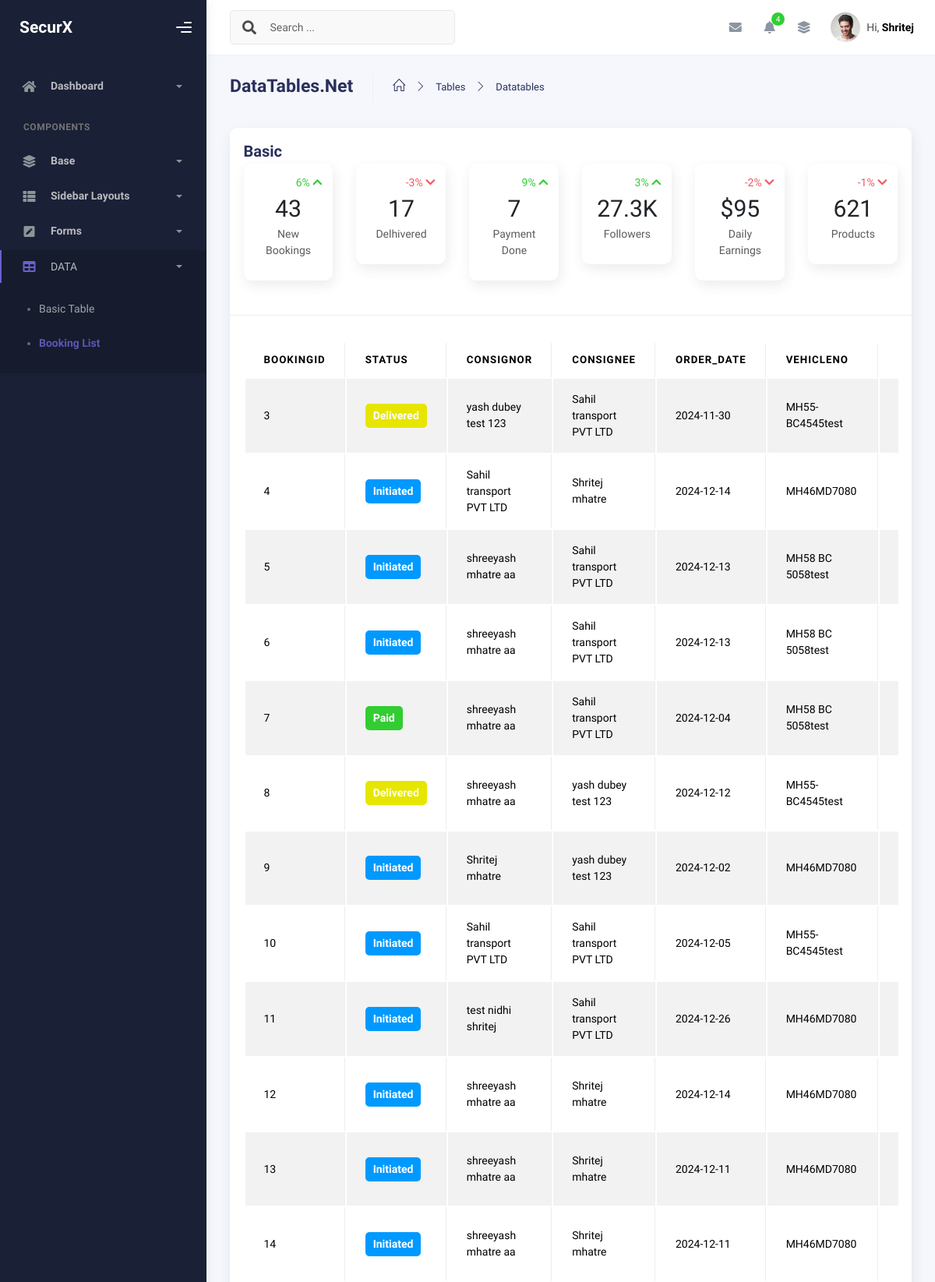
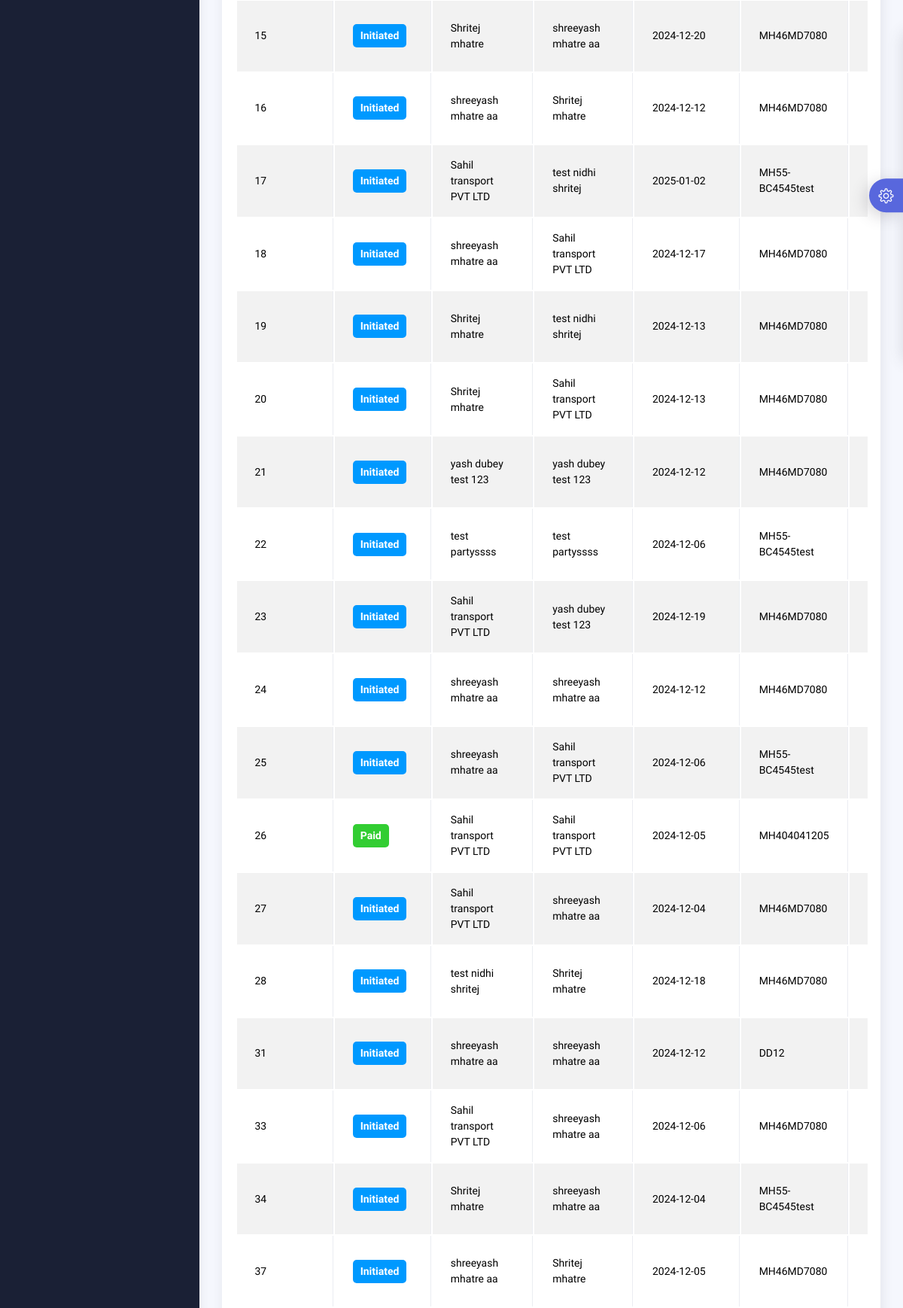
Page /tables/datatables.php (upper part) on the committed database (2 pictures, top to bottom).
### tables this page shows
CREATE TABLE `orders` (
  `id` int(11) NOT NULL,
  `Status` varchar(255) NOT NULL,
  `order_name` varchar(255) NOT NULL,
  `customer_name` varchar(255) NOT NULL,
  `order_date` date NOT NULL,
  `fromLocation` varchar(255) NOT NULL,
  `toLocation` varchar(255) NOT NULL,
  `transportMode` varchar(255) NOT NULL,
  `paidBy` varchar(255) NOT NULL,
  `taxPaidBy` varchar(255) NOT NULL,
  `pickupAddress` varchar(255) NOT NULL,
  `deliveryAddress` varchar(255) NOT NULL,
  `Vehicleno` int(255) NOT NULL,
  `DriverName` varchar(255) NOT NULL
);

CREATE TABLE `parties` (
  `id` int(11) NOT NULL,
  `name` varchar(255) NOT NULL,
  `gst` varchar(255) NOT NULL,
  `uh` varchar(255) NOT NULL,
  `contact` varchar(255) NOT NULL,
  `address` text NOT NULL,
  `email` varchar(255) NOT NULL,
  `phone` varchar(20) DEFAULT NULL,
  `created_at` timestamp NOT NULL DEFAULT current_timestamp()
);

CREATE TABLE `vehicles` (
  `id` int(11) NOT NULL,
  `vehicle_type` varchar(50) NOT NULL,
  `vehicle_no` varchar(20) NOT NULL,
  `capacity` int(11) NOT NULL
);

### tables/datatables.php (the view, shortened to what this page needs)
<?php
include '../db_connect.php';
try {
    $query = "SELECT a.id,        a.Status,        p1.name AS order_name,        p2.name as customer_name,        a.order_date,       v.vehicle_no as Vehicleno,        a.DriverName FROM `orders` a JOIN parties p1 ON a.order_name = p1.id JOIN parties p2 ON a.customer_name = p2.id join vehicles
 v on v.id=a.Vehicleno";
    $stmt = $conn->prepare($query);
    $stmt->execute();
    $orders = $stmt->fetchAll(PDO::FETCH_ASSOC);
} catch (PDOException $e) {
    echo "Connection failed: " . $e->getMessage();
}
?>
<!DOCTYPE html>
<html lang="en">
  <head>
    <link rel="stylesheet" href="../assets/css/bootstrap.min.css" />
    <link rel="stylesheet" href="../assets/css/plugins.min.css" />
    <link rel="stylesheet" href="../assets/css/kaiadmin.min.css" />
    <link rel="stylesheet" href="../assets/css/demo.css" />
  </head>
  <body>
    <div class="wrapper">
      <div class="sidebar" data-background-color="dark">
        <div class="sidebar-logo">
          <div class="logo-header" data-background-color="dark">
            <a href="../index.php" class="logo">
              <span class="sidebar-brand-text text-white fs-4 fw-bold">SecurX</span>
            </a>
            <div class="nav-toggle">
              <button class="btn btn-toggle toggle-sidebar">
                <i class="gg-menu-right"></i>
              </button>
            </div>
          </div>
        </div>
        <div class="sidebar-wrapper scrollbar scrollbar-inner">
          <div class="sidebar-content">
            <ul class="nav nav-secondary">
              <li class="nav-item">
                <a
                  data-bs-toggle="collapse"
                  href="#dashboard"
                  class="collapsed"
                  aria-expanded="false"
                >
                  <i class="fas fa-home"></i>
                  <p>Dashboard</p>
                  <span class="caret"></span>
                </a>
              </li>
              <li class="nav-section">
                <h4 class="text-section">Components</h4>
              </li>
              <li class="nav-item">
                <a data-bs-toggle="collapse" href="#base">
                  <i class="fas fa-layer-group"></i>
                  <p>Base</p>
                  <span class="caret"></span>
                </a>
              </li>
              <li class="nav-item">
                <a data-bs-toggle="collapse" href="#sidebarLayouts">
                  <i class="fas fa-th-list"></i>
                  <p>Sidebar Layouts</p>
                  <span class="caret"></span>
                </a>
              </li>
              <li class="nav-item">
                <a data-bs-toggle="collapse" href="#forms">
                  <i class="fas fa-pen-square"></i>
                  <p>Forms</p>
                  <span class="caret"></span>
                </a>
              </li>
              <li class="nav-item active submenu">
                <a data-bs-toggle="collapse" href="#tables">
                  <i class="fas fa-table"></i>
                  DATA
                  <span class="caret"></span>
                </a>
                <div class="collapse show" id="tables">
                  <ul class="nav nav-collapse">
                    <li>
                      <a href="../tables/tables.html">
                        <span class="sub-item">Basic Table</span>
                      </a>
                    </li>
                    <li class="active">
                      <a href="../tables/datatables.php">
                        <span class="sub-item">Booking List</span>
                      </a>
                    </li>
                  </ul>
                </div>
              </li>
            </ul>
          </div>
        </div>
      </div>
      <div class="main-panel">
        <div class="main-header">
          <nav
            class="navbar navbar-header navbar-header-transparent navbar-expand-lg border-bottom"
          >
            <div class="container-fluid">
              <nav
                class="navbar navbar-header-left navbar-expand-lg navbar-form nav-search p-0 d-none d-lg-flex"
              >
                <div class="input-group">
                  <div class="input-group-prepend">
                    <button type="submit" class="btn btn-search pe-1">
                      <i class="fa fa-search search-icon"></i>
                    </button>
                  </div>
                  <input
                    type="text"
                    placeholder="Search ..."
                    class="form-control"
                  />
                </div>
              </nav>
              <ul class="navbar-nav topbar-nav ms-md-auto align-items-center">
                <li class="nav-item topbar-icon dropdown hidden-caret">
                  <a
                    class="nav-link dropdown-toggle"
                    href="#"
                    id="messageDropdown"
                    role="button"
                    data-bs-toggle="dropdown"
                    aria-haspopup="true"
                    aria-expanded="false"
                  >
                    <i class="fa fa-envelope"></i>
                  </a>
                </li>
                <li class="nav-item topbar-icon dropdown hidden-caret">
                  <a
                    class="nav-link dropdown-toggle"
                    href="#"
                    id="notifDropdown"
                    role="button"
                    data-bs-toggle="dropdown"
                    aria-haspopup="true"
                    aria-expanded="false"
                  >
                    <i class="fa fa-bell"></i>
                    <span class="notification">4</span>
                  </a>
                </li>
                <li class="nav-item topbar-icon dropdown hidden-caret">
                  <a
                    class="nav-link"
                    data-bs-toggle="dropdown"
                    href="#"
                    aria-expanded="false"
                  >
                    <i class="fas fa-layer-group"></i>
                  </a>
                </li>
                <li class="nav-item topbar-user dropdown hidden-caret">
                  <a
                    class="dropdown-toggle profile-pic"
                    data-bs-toggle="dropdown"
                    href="#"
                    aria-expanded="false"
                  >
                    <div class="avatar-sm">
                      <img
                        src="../assets/img/profile.jpg"
                        alt="..."
                        class="avatar-img rounded-circle"
                      />
                    </div>
                    <span class="profile-username">
                      <span class="op-7">Hi,</span>
                      <span class="fw-bold">Shritej</span>
                    </span>
                  </a>
                </li>
              </ul>
            </div>
          </nav>
        </div>
        <div class="container">
          <div class="page-inner">
            <div class="page-header">
              <h3 class="fw-bold mb-3">DataTables.Net</h3>
              <ul class="breadcrumbs mb-3">
                <li class="nav-home">
                  <a href="#">
                    <i class="icon-home"></i>
                  </a>
                </li>
                <li class="separator">
                  <i class="icon-arrow-right"></i>
                </li>
                <li class="nav-item">
                  <a href="#">Tables</a>
                </li>
                <li class="separator">
                  <i class="icon-arrow-right"></i>
                </li>
                <li class="nav-item">
                  <a href="#">Datatables</a>
                </li>
              </ul>
            </div>
            <div class="row">
              <div class="col-md-12">
                <div class="card">
                  <div class="card-header">
                    <h4 class="card-title">Basic</h4>
                    <div class="row">
              <div class="col-6 col-sm-4 col-lg-2">
                <div class="card">
                  <div class="card-body p-3 text-center">
                    <div class="text-end text-success">
                      6%
                      <i class="fa fa-chevron-up"></i>
                    </div>
                    <div class="h1 m-0">43</div>
                    <div class="text-muted mb-3">New Bookings</div>
                  </div>
                </div>
              </div>
              <div class="col-6 col-sm-4 col-lg-2">
                <div class="card">
                  <div class="card-body p-3 text-center">
                    <div class="text-end text-danger">
                      -3%
                      <i class="fa fa-chevron-down"></i>
                    </div>
                    <div class="h1 m-0">17</div>
                    <div class="text-muted mb-3">Delhivered</div>
                  </div>
                </div>
              </div>
              <div class="col-6 col-sm-4 col-lg-2">
                <div class="card">
                  <div class="card-body p-3 text-center">
                    <div class="text-end text-success">
                      9%
                      <i class="fa fa-chevron-up"></i>
                    </div>
                    <div class="h1 m-0">7</div>
                    <div class="text-muted mb-3">Payment Done</div>
                  </div>
                </div>
              </div>
              <div class="col-6 col-sm-4 col-lg-2">
                <div class="card">
                  <div class="card-body p-3 text-center">
                    <div class="text-end text-success">
                      3%
                      <i class="fa fa-chevron-up"></i>
                    </div>
                    <div class="h1 m-0">27.3K</div>
                    <div class="text-muted mb-3">Followers</div>
                  </div>
                </div>
              </div>
              <div class="col-6 col-sm-4 col-lg-2">
                <div class="card">
                  <div class="card-body p-3 text-center">
                    <div class="text-end text-danger">
                      -2%
                      <i class="fa fa-chevron-down"></i>
                    </div>
                    <div class="h1 m-0">$95</div>
                    <div class="text-muted mb-3">Daily Earnings</div>
                  </div>
                </div>
              </div>
              <div class="col-6 col-sm-4 col-lg-2">
                <div class="card">
                  <div class="card-body p-3 text-center">
                    <div class="text-end text-danger">
                      -1%
                      <i class="fa fa-chevron-down"></i>
                    </div>
                    <div class="h1 m-0">621</div>
                    <div class="text-muted mb-3">Products</div>
                  </div>
                </div>
              </div>
            </div>
                  </div>
                  <div class="card-body">
                    <div class="table-responsive">
                      <table
                        id="basic-datatables"
                        class="table table-striped table-bordered table-hover"
                      >
                        <thead>
                          <tr>
                          <th>BookingID</th>
                            <th>Status</th>
                            <th>Consignor</th>
                            <th>Consignee</th>
                            <th>order_date</th>
                            <th>Vehicleno</th>
                            <th>DriverName</th>
                          </tr>
                        </thead>
                        <tbody>
                          <?php if (!empty($orders)): ?>
                <?php foreach ($orders as $order): ?>
                    <tr>
                        <td><?php echo htmlspecialchars($order['id']); ?></td>
                        <td><span style="
        display: inline-block;
        padding: 5px 10px;
        font-weight: bold;
        color: white;
        border-radius: 5px;
        background-color: <?php
            if ($order['Status'] === 'Initiated') {
                echo '#0099ff';
            } elseif ($order['Status'] === 'Delivered') {
                echo '#e6e600';
            } elseif ($order['Status'] === 'Paid') {
                echo '#32CD32';
            } else {
                echo '#808080';
            }
        ?>;">
        <?php echo htmlspecialchars($order['Status']); ?>
                    </span></td>
                    <td><?php echo htmlspecialchars($order['order_name']); ?></td>
                    <td><?php echo htmlspecialchars($order['customer_name']); ?></td>
                    <td><?php echo htmlspecialchars($order['order_date']); ?></td>
                    <td><?php echo htmlspecialchars($order['Vehicleno']); ?></td>
                    <td><?php echo htmlspecialchars($order['DriverName']); ?></td>
                    </tr>
                <?php endforeach; ?>
            <?php else: ?>
                <tr>
                    <td colspan="8">No orders found.</td>
                </tr>
            <?php endif; ?>
        </tbody>
                      </table>
                    </div>
                  </div>
                </div>
              </div>
            </div>
          </div>
        </div>
      </div>
      <div class="custom-template">
        <div class="custom-toggle">
          <i class="icon-settings"></i>
        </div>
      </div>
    </div>
  </body>
</html>

### assets/css/demo.css (style rules this page uses)
.custom-template { position: fixed; top: 50%; transform: translateY(-50%); right: -325px; width: 325px; height: max-content; display: block; z-index: 1; background: #ffffff; transition: all .3s; z-index: 1003; box-shadow: -1px 1px 20px rgba(69, 65, 78, 0.15); border-top-left-radius: 5px; border-bottom-left-radius: 5px; transition: all .5s; }
.custom-template .custom-toggle { position: absolute; width: 45px; height: 45px; background: #5867dd; top: 50%; left: -45px; transform: translateY(-50%); display: flex; align-items: center; justify-content: center; text-align: center; border-top-left-radius: 30px; border-bottom-left-radius: 30px; cursor: pointer; color: #ffffff; box-shadow: -5px 5px 20px rgba(69, 65, 78, 0.21); }
.custom-template .custom-toggle i { font-size: 20px; animation: 1.3s spin linear infinite; }

### rows in the picture
orders: id "3", Status "Delivered", parties.name "yash dubey test 123", parties.name "Sahil transport PVT LTD", order_date "2024-11-30", vehicles.vehicle_no "MH55-BC4545test"
orders: id "4", Status "Initiated", parties.name "Sahil transport PVT LTD", parties.name "Shritej mhatre", order_date "2024-12-14", vehicles.vehicle_no "MH46MD7080"
orders: id "5", Status "Initiated", parties.name "shreeyash mhatre aa", parties.name "Sahil transport PVT LTD", order_date "2024-12-13", vehicles.vehicle_no "MH58 BC 5058test"
orders: id "6", Status "Initiated", parties.name "shreeyash mhatre aa", parties.name "Sahil transport PVT LTD", order_date "2024-12-13", vehicles.vehicle_no "MH58 BC 5058test"
orders: id "7", Status "Paid", parties.name "shreeyash mhatre aa", parties.name "Sahil transport PVT LTD", order_date "2024-12-04", vehicles.vehicle_no "MH58 BC 5058test"
orders: id "8", Status "Delivered", parties.name "shreeyash mhatre aa", parties.name "yash dubey test 123", order_date "2024-12-12", vehicles.vehicle_no "MH55-BC4545test"
orders: id "9", Status "Initiated", parties.name "Shritej mhatre", parties.name "yash dubey test 123", order_date "2024-12-02", vehicles.vehicle_no "MH46MD7080"
orders: id "10", Status "Initiated", parties.name "Sahil transport PVT LTD", order_date "2024-12-05", vehicles.vehicle_no "MH55-BC4545test"
orders: id "11", Status "Initiated", parties.name "test nidhi shritej", parties.name "Sahil transport PVT LTD", order_date "2024-12-26", vehicles.vehicle_no "MH46MD7080"
orders: id "12", Status "Initiated", parties.name "shreeyash mhatre aa", parties.name "Shritej mhatre", order_date "2024-12-14", vehicles.vehicle_no "MH46MD7080"
orders: id "13", Status "Initiated", parties.name "shreeyash mhatre aa", parties.name "Shritej mhatre", order_date "2024-12-11", vehicles.vehicle_no "MH46MD7080"
orders: id "14", Status "Initiated", parties.name "shreeyash mhatre aa", parties.name "Shritej mhatre", order_date "2024-12-11", vehicles.vehicle_no "MH46MD7080"
orders: id "15", Status "Initiated", parties.name "Shritej mhatre", parties.name "shreeyash mhatre aa", order_date "2024-12-20", vehicles.vehicle_no "MH46MD7080"
orders: id "16", Status "Initiated", parties.name "shreeyash mhatre aa", parties.name "Shritej mhatre", order_date "2024-12-12", vehicles.vehicle_no "MH46MD7080"
orders: id "17", Status "Initiated", parties.name "Sahil transport PVT LTD", parties.name "test nidhi shritej", order_date "2025-01-02", vehicles.vehicle_no "MH55-BC4545test"
orders: id "18", Status "Initiated", parties.name "shreeyash mhatre aa", parties.name "Sahil transport PVT LTD", order_date "2024-12-17", vehicles.vehicle_no "MH46MD7080"
orders: id "19", Status "Initiated", parties.name "Shritej mhatre", parties.name "test nidhi shritej", order_date "2024-12-13", vehicles.vehicle_no "MH46MD7080"
orders: id "20", Status "Initiated", parties.name "Shritej mhatre", parties.name "Sahil transport PVT LTD", order_date "2024-12-13", vehicles.vehicle_no "MH46MD7080"
orders: id "21", Status "Initiated", parties.name "yash dubey test 123", order_date "2024-12-12", vehicles.vehicle_no "MH46MD7080"
orders: id "22", Status "Initiated", parties.name "test partyssss", order_date "2024-12-06", vehicles.vehicle_no "MH55-BC4545test"
orders: id "23", Status "Initiated", parties.name "Sahil transport PVT LTD", parties.name "yash dubey test 123", order_date "2024-12-19", vehicles.vehicle_no "MH46MD7080"
orders: id "24", Status "Initiated", parties.name "shreeyash mhatre aa", order_date "2024-12-12", vehicles.vehicle_no "MH46MD7080"
orders: id "25", Status "Initiated", parties.name "shreeyash mhatre aa", parties.name "Sahil transport PVT LTD", order_date "2024-12-06", vehicles.vehicle_no "MH55-BC4545test"
orders: id "26", Status "Paid", parties.name "Sahil transport PVT LTD", order_date "2024-12-05", vehicles.vehicle_no "MH404041205"
orders: id "27", Status "Initiated", parties.name "Sahil transport PVT LTD", parties.name "shreeyash mhatre aa", order_date "2024-12-04", vehicles.vehicle_no "MH46MD7080"
orders: id "28", Status "Initiated", parties.name "test nidhi shritej", parties.name "Shritej mhatre", order_date "2024-12-18", vehicles.vehicle_no "MH46MD7080"
orders: id "31", Status "Initiated", parties.name "shreeyash mhatre aa", order_date "2024-12-12", vehicles.vehicle_no "DD12"
orders: id "33", Status "Initiated", parties.name "Sahil transport PVT LTD", parties.name "shreeyash mhatre aa", order_date "2024-12-06", vehicles.vehicle_no "MH46MD7080"
orders: id "34", Status "Initiated", parties.name "Shritej mhatre", parties.name "shreeyash mhatre aa", order_date "2024-12-04", vehicles.vehicle_no "MH55-BC4545test"
orders: id "37", Status "Initiated", parties.name "shreeyash mhatre aa", parties.name "Shritej mhatre", order_date "2024-12-05", vehicles.vehicle_no "MH46MD7080"
